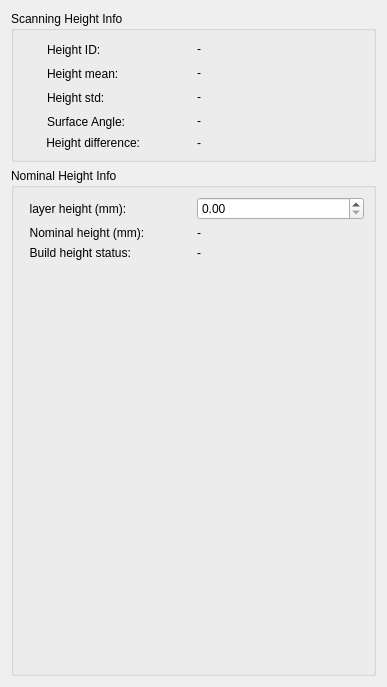
<?xml version="1.0" encoding="UTF-8"?>
<ui version="4.0">
 <class>Form</class>
 <widget class="QWidget" name="Form">
  <property name="geometry">
   <rect>
    <x>0</x>
    <y>0</y>
    <width>387</width>
    <height>687</height>
   </rect>
  </property>
  <property name="windowTitle">
   <string>Form</string>
  </property>
  <layout class="QVBoxLayout" name="verticalLayout_3">
   <item>
    <widget class="QGroupBox" name="groupBox">
     <property name="title">
      <string>Scanning Height Info</string>
     </property>
     <layout class="QVBoxLayout" name="verticalLayout">
      <item>
       <layout class="QHBoxLayout" name="horizontalLayout_3">
        <item>
         <widget class="QLabel" name="label_id">
          <property name="text">
           <string>　　Height ID:</string>
          </property>
         </widget>
        </item>
        <item>
         <widget class="QLabel" name="label_id_value">
          <property name="text">
           <string>-</string>
          </property>
         </widget>
        </item>
       </layout>
      </item>
      <item>
       <layout class="QHBoxLayout" name="horizontalLayout_4">
        <item>
         <widget class="QLabel" name="label_mean">
          <property name="text">
           <string>　　Height mean:</string>
          </property>
         </widget>
        </item>
        <item>
         <widget class="QLabel" name="label_mean_value">
          <property name="text">
           <string>-</string>
          </property>
         </widget>
        </item>
       </layout>
      </item>
      <item>
       <layout class="QHBoxLayout" name="horizontalLayout_5">
        <item>
         <widget class="QLabel" name="label_std">
          <property name="text">
           <string>　　Height std:</string>
          </property>
         </widget>
        </item>
        <item>
         <widget class="QLabel" name="label_std_value">
          <property name="text">
           <string>-</string>
          </property>
         </widget>
        </item>
       </layout>
      </item>
      <item>
       <layout class="QHBoxLayout" name="horizontalLayout_6">
        <item>
         <widget class="QLabel" name="label_angle">
          <property name="text">
           <string>　　Surface Angle:</string>
          </property>
         </widget>
        </item>
        <item>
         <widget class="QLabel" name="label_angle_value">
          <property name="text">
           <string>-</string>
          </property>
         </widget>
        </item>
       </layout>
      </item>
      <item>
       <layout class="QHBoxLayout" name="horizontalLayout_7">
        <item>
         <widget class="QLabel" name="label_maxmin">
          <property name="text">
           <string>       Height difference:</string>
          </property>
         </widget>
        </item>
        <item>
         <widget class="QLabel" name="label_maxmin_value">
          <property name="text">
           <string>-</string>
          </property>
         </widget>
        </item>
       </layout>
      </item>
     </layout>
    </widget>
   </item>
   <item>
    <widget class="QGroupBox" name="groupBox_2">
     <property name="title">
      <string>Nominal Height Info</string>
     </property>
     <layout class="QVBoxLayout" name="verticalLayout_2">
      <item>
       <layout class="QHBoxLayout" name="horizontalLayout_8">
        <item>
         <widget class="QLabel" name="label_layerheight">
          <property name="text">
           <string>  layer height (mm):</string>
          </property>
         </widget>
        </item>
        <item>
         <widget class="QDoubleSpinBox" name="doubleSpinBox_layerheight"/>
        </item>
       </layout>
      </item>
      <item>
       <layout class="QHBoxLayout" name="horizontalLayout_9">
        <item>
         <widget class="QLabel" name="label_nominal_height">
          <property name="text">
           <string>  Nominal height (mm):</string>
          </property>
         </widget>
        </item>
        <item>
         <widget class="QLabel" name="label_nominal_height_value">
          <property name="text">
           <string>-</string>
          </property>
         </widget>
        </item>
       </layout>
      </item>
      <item>
       <layout class="QHBoxLayout" name="horizontalLayout_10">
        <item>
         <widget class="QLabel" name="label_build_height_status">
          <property name="text">
           <string>  Build height status:</string>
          </property>
         </widget>
        </item>
        <item>
         <widget class="QLabel" name="label_build_height_status_value">
          <property name="text">
           <string>-</string>
          </property>
         </widget>
        </item>
       </layout>
      </item>
      <item>
       <spacer name="verticalSpacer">
        <property name="orientation">
         <enum>Qt::Vertical</enum>
        </property>
        <property name="sizeHint" stdset="0">
         <size>
          <width>20</width>
          <height>40</height>
         </size>
        </property>
       </spacer>
      </item>
     </layout>
    </widget>
   </item>
  </layout>
 </widget>
 <resources/>
 <connections/>
</ui>
